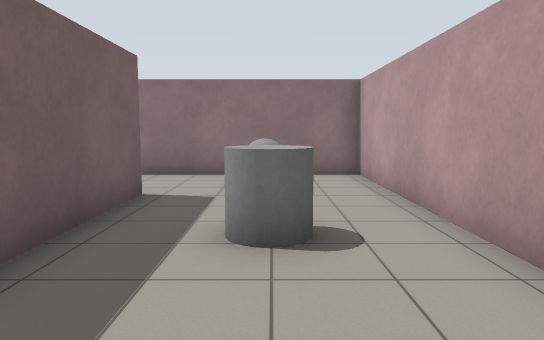
[1] (above)

17 first-person views from a walk through a Gazebo world. The camera is 1.2 m above the floor, tilts 6° down and sees 70° across. The floor is counted in squares, 1 m on a side. Each view is taken from the middle of a square. On the plan, view 1 faces up. The plan holds only what a view shows up to about 15 squares ahead; the rest is blank.

[2]
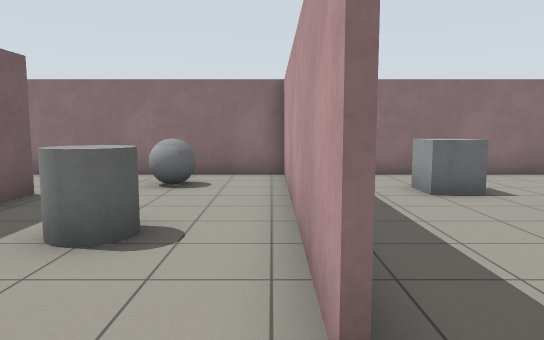

[3]
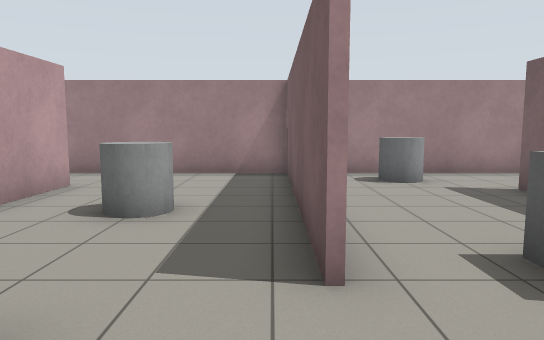

[4]
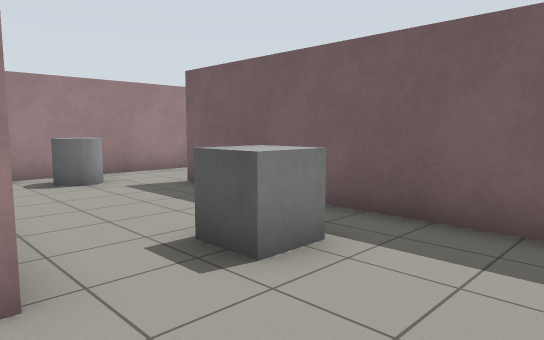

[5]
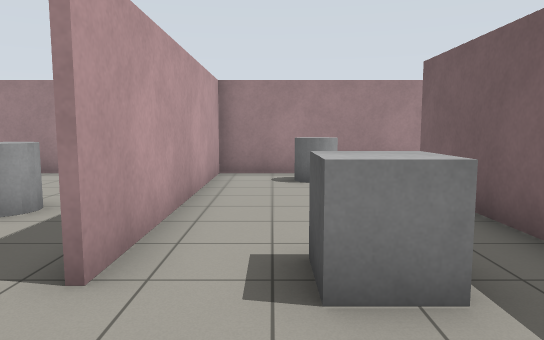

[6]
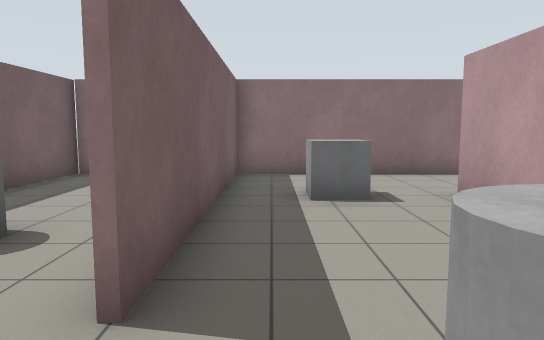

[7]
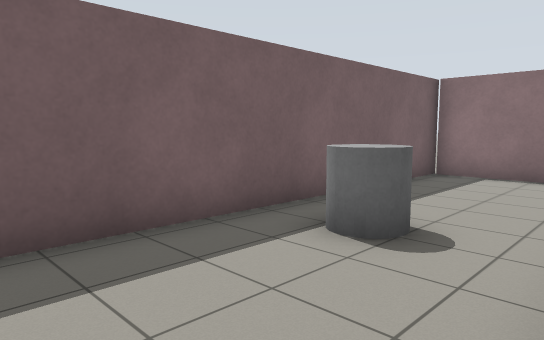

[8]
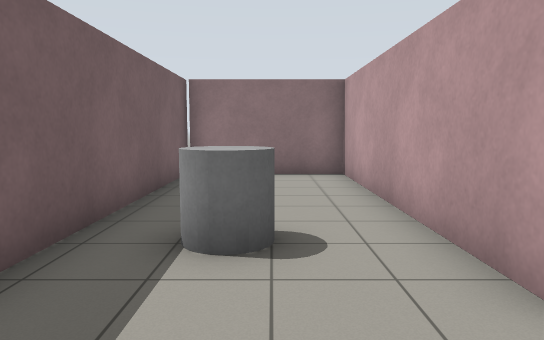

[9]
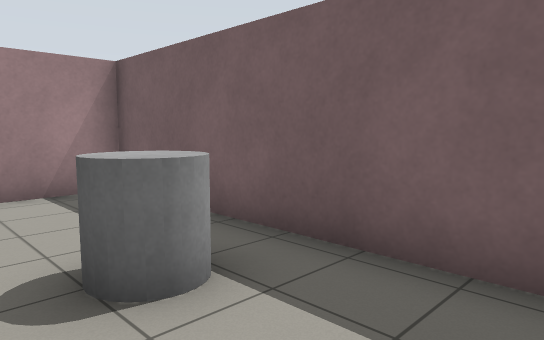

[10]
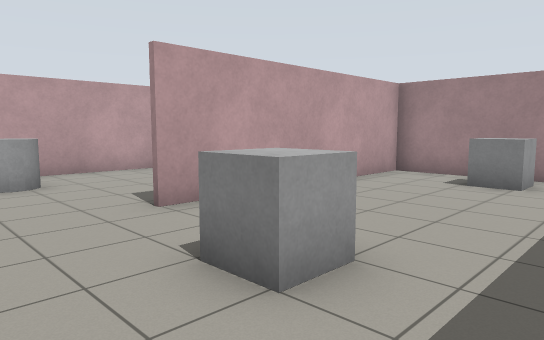

[11]
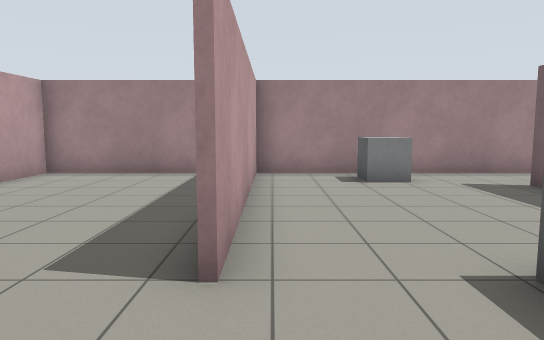

[12]
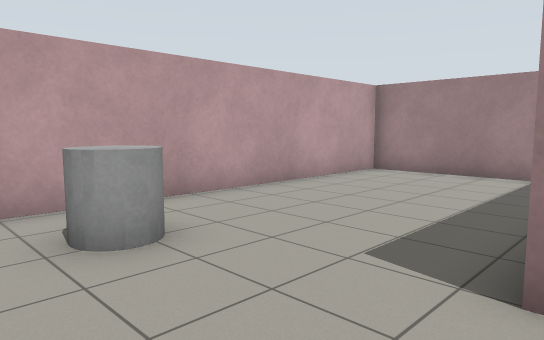

[13]
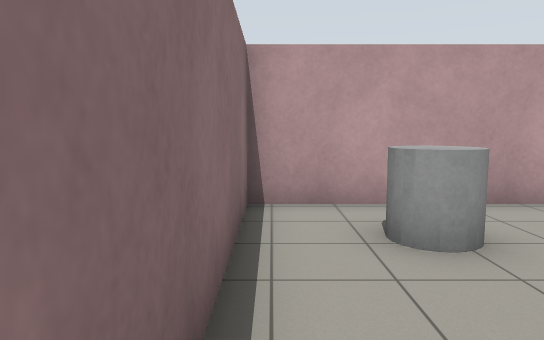

[14]
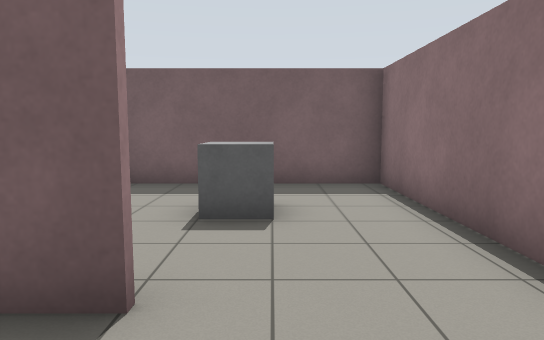

[15]
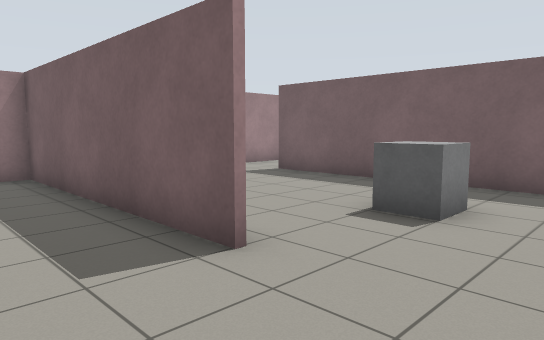

[16]
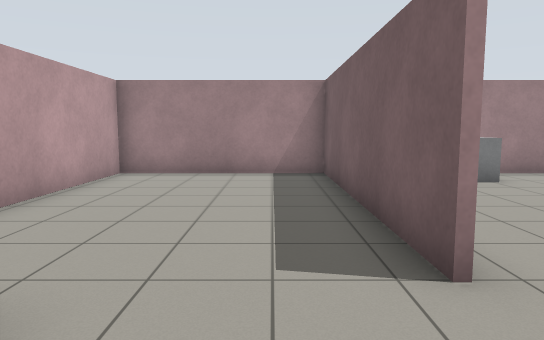

[17]
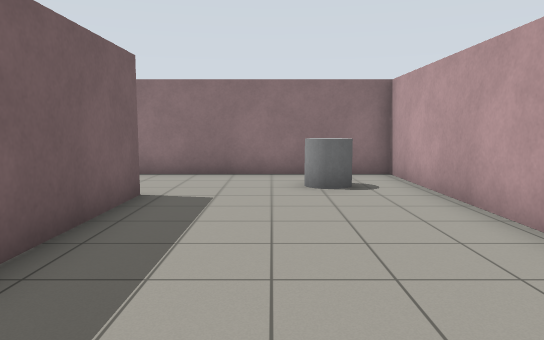

### Floor plan
Points are (right, up) in squares from view 1. A wall is a line through its corners. A room is listed if a view was taken in it or the views show most of it. See-through windows are left out.
Room 1 (views 1, 2, 3, 4, 5, 6, 7, 8, 9)
walls: (-7.1, 2.6) (-7.1, 10.5); (-2.4, 7.1) (-2.4, -0.6); (-6.9, 10.4) (-6.9, 2.2); (-2.6, -0.6) (-2.6, 7.1); (2.3, 1.7) (2.3, 10.5); (2, 10.4) (-11.3, 10.4) (-11.3, -0.6) (2.4, -0.6)
ways out: opening at (2, 0.5) to room 2
objects: grey cylinder (-10, 4) to (-9, 4); grey cylinder (-5, 1); grey box (-5, 7); grey cylinder (0, 4) to (0, 5); grey ball (0, 8) to (0, 9)
Room 2 (views 10, 11, 12, 13, 14, 15, 16, 17)
walls: (8.6, 7.1) (8.6, -0.6); (8.4, -0.6) (8.4, 7.1); (2.5, 10.5) (2.5, 1.7); (2.4, -0.6) (14.2, -0.6) (14.2, 10.4) (2, 10.4)
ways out: opening at (2, 0.5) to room 1
objects: grey box (5, 1) to (6, 1); grey box (5, 7) to (6, 8); grey cylinder (12, 8)

Where each view was taken, in squares from view 1:
view 1: 0 up, 0 right, facing up
view 2: 0 up, 2 right, facing up
view 3: 10 up, 2 left, facing down
view 4: 10 up, 2 left, facing down-left
view 5: 10 up, 4 left, facing down
view 6: 0 up, 6 left, facing up
view 7: 0 up, 7 left, facing up-left
view 8: 0 up, 9 left, facing up
view 9: 7 up, 8 left, facing down-left
view 10: 10 up, 3 right, facing down-right
view 11: 10 up, 8 right, facing down
view 12: 10 up, 8 right, facing down-right
view 13: 10 up, 8 right, facing right
view 14: 8 up, 11 right, facing left
view 15: 10 up, 11 right, facing down-left
view 16: 10 up, 10 right, facing down
view 17: 0 up, 11 right, facing up
